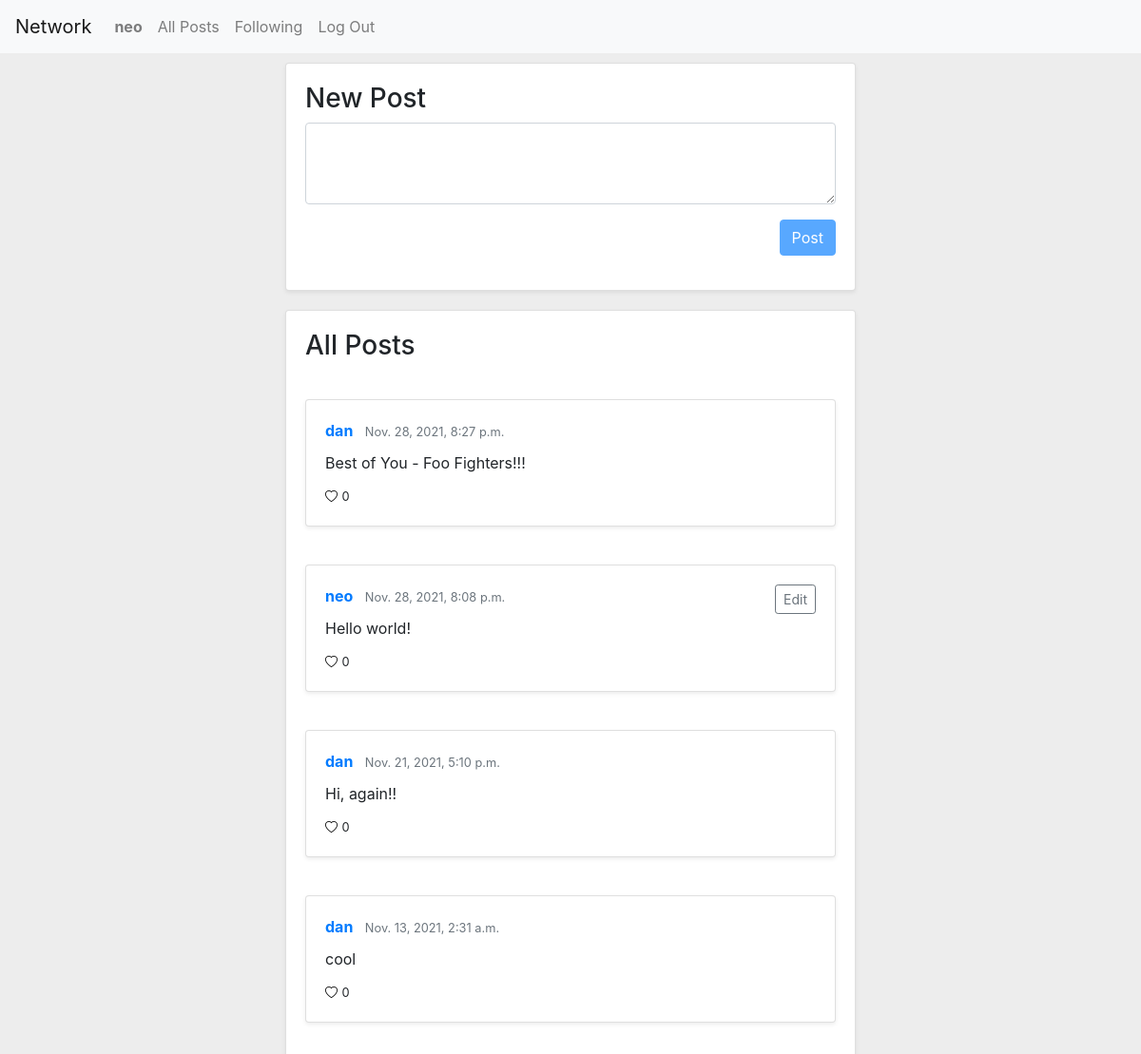
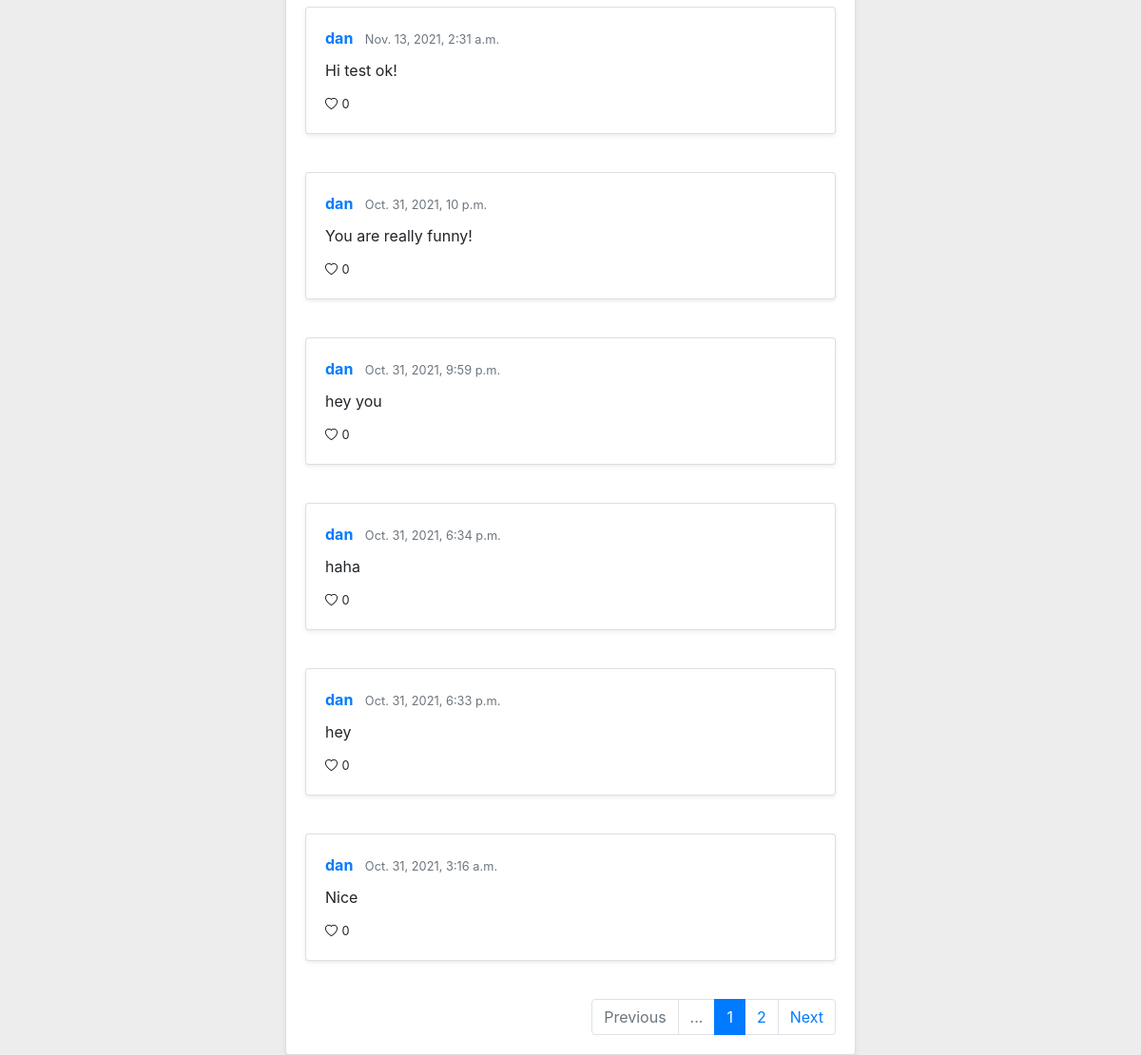
Screenshot of / (signed in) with the database file from the repository (2 pictures, top to bottom).
### network/models.py (models this page shows, shortened)
class User(AbstractUser):
    pass

class Post(models.Model):
    author = models.ForeignKey(User, on_delete=models.CASCADE, related_name="post_author")
    content = models.CharField(max_length=1000)
    timestamp = models.DateTimeField(auto_now_add=True)
    liked_by = models.ManyToManyField(User, blank=True, related_name="likes")
    def likes(self):
        return self.liked_by.all().count()

### network/views.py (the view)
# urls.py: path("", views.index, name="index"),
def index(request):
    posts = Post.objects.all()
    posts = posts.order_by("-timestamp").all()
    paginator = Paginator(posts, 10) # Show 10 posts per page.
    page_number = request.GET.get('page')
    page_posts = paginator.get_page(page_number)
    return render(request, "network/index.html", {
        "posts": page_posts
    })

### network/templates/network/index.html (shortened to what this page needs)
{% extends "network/layout.html" %}
{% block body %}
    <div id="main">
        {% if user.is_authenticated %}
            <div id="new_post" class="card shadow-sm divcard">
                <form id="newpost-form"  class="post" action="{% url 'create_post' %}" method="post">
                    <h3>New Post</h3>
                    <p><textarea class="form-control" id="content" name="content" rows="3"></textarea></p>
                    <div class="right">
                        <button type="submit" id="submit" class="btn btn-primary mb-3">Post</button>
                    </div>
                </form>
            </div>
        {% endif %}
        <div id="allposts" class="card shadow-sm divcard">
            <h3 class='post'>All Posts</h3>
            {% for post in posts %}
                <div class="post">
                    <div class="card shadow-sm divcard">
                        <div class="card-body">
                            {% if user == post.author %}
                                <div class="edit_post_btn">
                                    <button type="button" id="edit_post_{{ post.id }}"  onclick="edit_post({{ post.id }})" class="btn btn-outline-secondary btn-sm">Edit</button>
                                </div>
                            {% endif %}
                            <a href="/user/{{ post.author }}" class="card-title"><strong>{{ post.author }}</strong></a>
                            <small class="pl-2 text-muted">{{ post.timestamp }}</small>
                            <div class="card-text content" id="post_{{ post.id }}">{{ post.content }}</div>
                            <div>
                                {% if user.is_authenticated %}
                                    {% if user in post.liked_by.all %}
                                        <a onclick="like({{ post.id }})" href="javascript:void(0);" style="color:black;"><i id="heartpost_{{ post.id }}" class="bi bi-heart-fill" style="font-size: 13px;"></i></a>
                                    {% else %}
                                        <a onclick="like({{ post.id }})" href="javascript:void(0);" style="color:black;"><i id="heartpost_{{ post.id }}" class="bi bi-heart" style="font-size: 13px;"></i></a>
                                    {% endif %}
                                {% else %}
                                    <i class="bi bi-heart" style="font-size: 13px;"></i>
                                {% endif %}
                                <small><spam id="likespost_{{ post.id }}">{{ post.likes }}</spam></small>
                            </div>
                        </div>
                    </div>
                </div>
            {% endfor %}
            <nav aria-label="pagination">
              <ul class="pagination justify-content-end post">
                {% if posts.has_previous %}
                    <li class="page-item">
                        <a class="page-link" href="?page={{ posts.previous_page_number }}">Previous</a>
                    </li>
                    <li class="page-item"><a class="page-link" href="?page={{ posts.previous_page_number }}">{{ posts.previous_page_number }}</a></li>
                {% else %}
                    <li class="page-item disabled">
                        <span class="page-link">Previous</span>
                    </li>
                    <li class="page-item disabled">
                        <span class="page-link">...</span>
                    </li>
                {% endif %}
                <li class="page-item active" aria-current="page">
                  <span class="page-link">{{ posts.number }}<span class="sr-only">(current)</span></span>
                </li>
                {% if posts.has_next %}
                    <li class="page-item"><a class="page-link" href="?page={{ posts.next_page_number }}">{{ posts.next_page_number }}</a></li>
                    <li class="page-item">
                      <a class="page-link" href="?page={{ posts.next_page_number }}">Next</a>
                    </li>
                {% endif %}
              </ul>
            </nav>
        </div>
    </div>
{% endblock %}

### network/templates/network/layout.html (shortened to what this page needs)
{% load static %}
<!DOCTYPE html>
<html lang="en">
    <head>
        <link rel="stylesheet" href="https://stackpath.bootstrapcdn.com/bootstrap/4.4.1/css/bootstrap.min.css">
        <link href="{% static 'network/styles.css' %}" rel="stylesheet">
        <link rel="stylesheet" href="https://cdn.jsdelivr.net/npm/bootstrap-icons@1.7.0/font/bootstrap-icons.css">
    </head>
    <body>
        <nav class="navbar navbar-expand-lg navbar-light bg-light">
            <a class="navbar-brand" href="{% url 'index' %}">Network</a>
            <div>
              <ul class="navbar-nav mr-auto">
                {% if user.is_authenticated %}
                    <li class="nav-item">
                        <a class="nav-link" href="/user/{{ user.username }}"><strong>{{ user.username }}</strong></a>
                    </li>
                {% endif %}
                    <li class="nav-item">
                      <a class="nav-link" href="{% url 'index' %}">All Posts</a>
                    </li>
                {% if user.is_authenticated %}
                    <li class="nav-item">
                        <a class="nav-link" href="{% url 'following' %}">Following</a>
                    </li>
                    <li class="nav-item">
                        <a class="nav-link" href="{% url 'logout' %}">Log Out</a>
                    </li>
                {% endif %}
              </ul>
            </div>
          </nav>
        <div class="body">
            {% block body %}
            {% endblock %}
        </div>
    </body>
</html>

### network/static/network/styles.css (style rules this page uses)
body { background-color: #ededed; }
#main { margin: auto; width: 50%; padding-top: 10px; }
.right { text-align: right; }
.post { margin: 20px; }
#new_post { background-color: white; }
#allposts { margin-top: 20px; }
.content { padding: 10px 0 10px 0; }
.edit_post_btn { text-align: right; position: absolute; top: 20px; right: 20px; }

### rows the page displays
User: username "neo"
Post: author "dan", timestamp "Nov. 28, 2021, 8:27 p.m.", content "Best of You - Foo Fighters!!!", likes "0"
Post: author "neo", timestamp "Nov. 28, 2021, 8:08 p.m.", content "Hello world!", likes "0"
Post: author "dan", timestamp "Nov. 21, 2021, 5:10 p.m.", content "Hi, again!!", likes "0"
Post: author "dan", timestamp "Nov. 13, 2021, 2:31 a.m.", content "cool", likes "0"
Post: author "dan", timestamp "Nov. 13, 2021, 2:31 a.m.", content "Hi test ok!", likes "0"
Post: author "dan", timestamp "Oct. 31, 2021, 10 p.m.", content "You are really funny!", likes "0"
Post: author "dan", timestamp "Oct. 31, 2021, 9:59 p.m.", content "hey you", likes "0"
Post: author "dan", timestamp "Oct. 31, 2021, 6:34 p.m.", content "haha", likes "0"
Post: author "dan", timestamp "Oct. 31, 2021, 6:33 p.m.", content "hey", likes "0"
Post: author "dan", timestamp "Oct. 31, 2021, 3:16 a.m.", content "Nice", likes "0"

### other values shown
{{ posts.number }} "1"
{{ posts.next_page_number }} "2"
